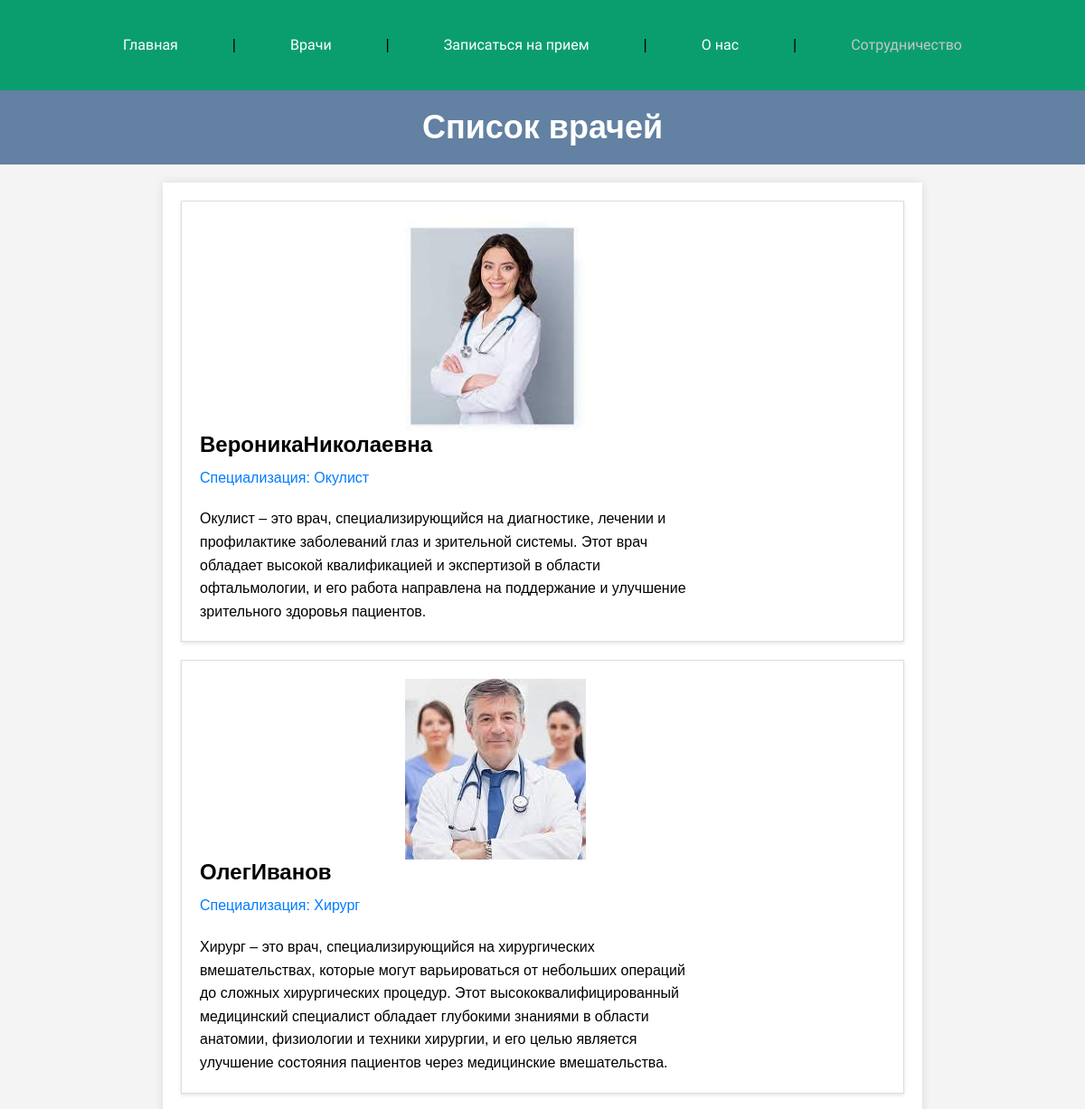
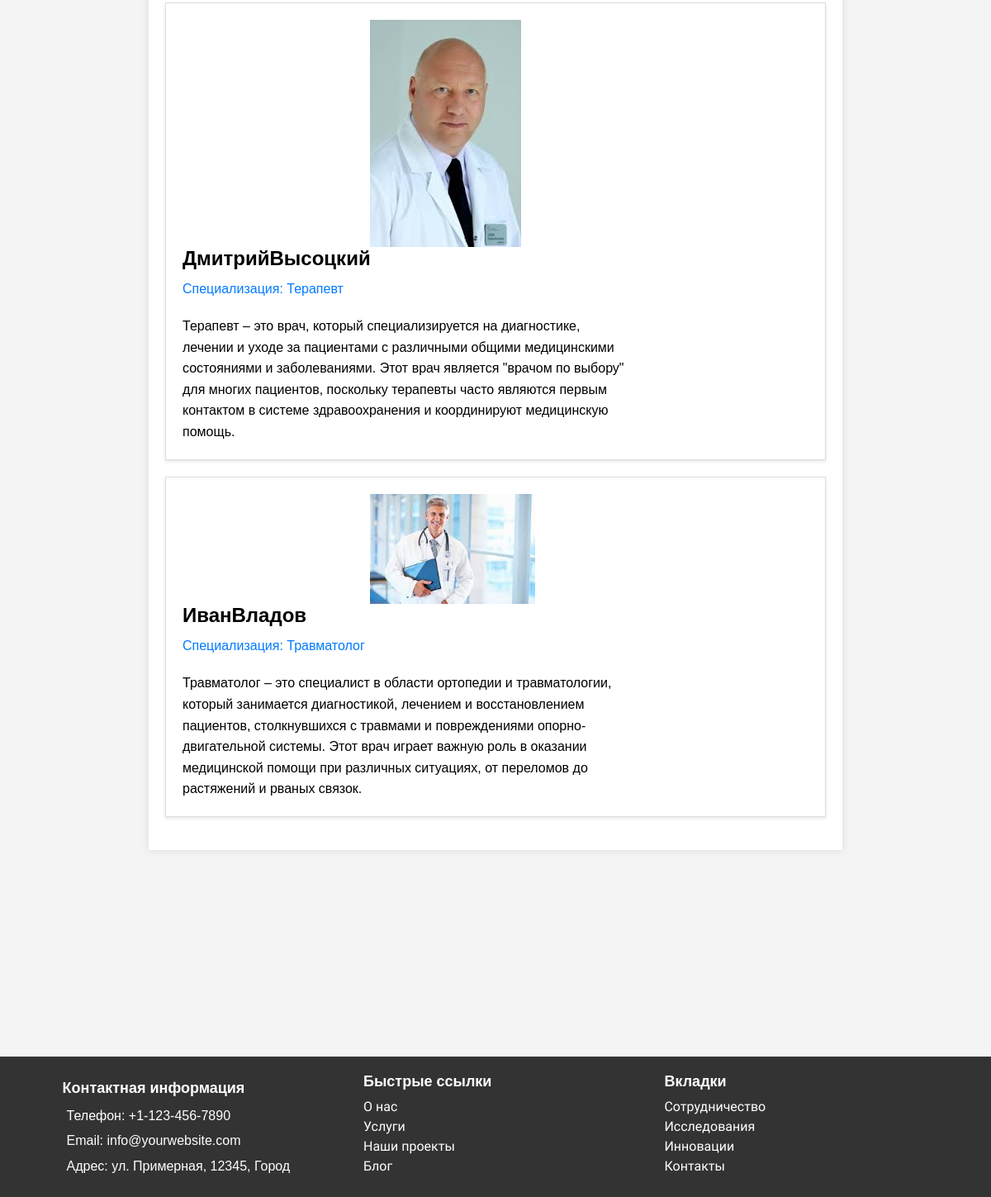
The page /doctor_list/ on the database its author committed (2 pictures, top to bottom).
### App/models.py (models this page shows, shortened)
class Doctors(models.Model):
    name = models.CharField(max_length=255)
    surname = models.CharField(max_length=255)
    specialization = models.ForeignKey(Specialization, on_delete=models.CASCADE)
    img = models.ImageField()
    info = models.TextField()
    class Meta:
            verbose_name = 'Доктор'
            verbose_name_plural = 'Доктора'

class Specialization(models.Model):
    specialization = models.CharField(max_length=255)
    class Meta:
        verbose_name = 'Специализация'
        verbose_name_plural = 'Специализации'
    def __str__(self):
        return self.specialization

### App/views.py (the view)
# urls.py: path('doctor_list/', DoctorListView.as_view(), name='doctor_list'),
class DoctorListView(View):
    def get(self, request):
        doctors = Doctors.objects.all()
        return render(request, 'App/doctor_list.html', context={
            'doctors':doctors
        })

### App/templates/App/doctor_list.html (shortened to what this page needs)
{% extends './index.html' %}
{% load static %}
{% block content %}
<header>
    <h1>Список врачей</h1>
</header>
<div class="container">
    {% for doctor in doctors %}
    <div class="doctor-card">
        <div class="img-control">
            <img src="{{ doctor.img.url }}" alt="{{ doctor.name }}" class="doctor-photo">
        </div>
        <div class="doctor-info">
            <h2 class="doctor-name">{{ doctor.name }}{{ doctor.surname }}</h2>
            <p class="doctor-specialization">Специализация: {{ doctor.specialization }}</p>
            <p class="doctor-history">
                {{ doctor.info }}
            </p>
        </div>
    </div>
    {% endfor %}
</div>
{% endblock %}

### App/templates/App/index.html (shortened to what this page needs)
{% load static %}
<!DOCTYPE html>
<html lang="en">
<head>
    <link rel="stylesheet" type="text/css" href={% static "css/style.css" %}>
</head>
<body>
    <header class="header">
        <div id="navigation">
            <a class="header_button" href="{% url 'main' %}">
                <p>Главная</p>
            </a>
            |
            <a class="header_button" href="{% url 'doctor_list' %}">
                <p>Врачи</p>
            </a>
            |
            <a class="header_button" href="{% url 'choose_type' %}">
                <p>Записаться на прием</p>
            </a>
            |
            <a class="header_button" href="{% url 'us' %}">
                <p>О нас</p>
            </a>
            |
            <a class="header_button" disabled id="gray" href="#">
                <p>Сотрудничество</p>
            </a>
    </div>
    </header>
{% block content %}
{% endblock %}
<footer>
    <div class="contact-info">
        <h4>Контактная информация</h4>
        <p> Телефон: +1-123-456-7890</p>
        <p> Email: info@yourwebsite.com</p>
        <p> Адрес: ул. Примерная, 12345, Город</p>
    </div>
    <div class="quick-links">
        <h4>Быстрые ссылки</h4>
        <ul>
            <li><a href="#">О нас</a></li>
            <li><a href="#">Услуги</a></li>
            <li><a href="#">Наши проекты</a></li>
            <li><a href="#">Блог</a></li>
        </ul>
    </div>
    <div class="smart-tabs">
        <h4>Вкладки</h4>
        <ul>
            <li><a href="#">Сотрудничество</a></li>
            <li><a href="#">Исследования</a></li>
            <li><a href="#">Инновации</a></li>
            <li><a href="#">Контакты</a></li>
        </ul>
    </div>
</footer>
</body>

### static/css/style.css (style rules this page uses)
* { margin: 0; padding: 0; }
#gray { color: rgb(198, 198, 198) }
#navigation { background-color: rgb(10, 158, 111); display: flex; justify-content: center; gap:60px; height: 100px; width: 100%; align-items: center; }
a { font-family: 'Nanum Gothic', sans-serif; color: white; font-size: 20px; text-decoration: None; }
h1 { font-size: 24px; text-align: center; margin-bottom: 20px; }
body { font-family: Arial, sans-serif; background-color: #f4f4f4; margin: 0; padding: 0; }
h1 { background-color: #6381a2; color: white; padding: 20px; text-align: center; }
h1 { font-size: 36px; margin-bottom: 20px; }
.container { max-width: 800px; margin: 0 auto; margin-bottom: 250px; padding: 20px; background-color: #fff; box-shadow: 0 0 10px rgba(0, 0, 0, 0.1); }
h2 { font-size: 24px; margin-bottom: 20px; }
p { font-size: 16px; line-height: 1.6; }
.img-control { width: 40%; margin: auto; background-color: red; }
.doctor-card { border: 1px solid #ddd; padding: 20px; margin-bottom: 20px; background-color: #fff; box-shadow: 0 2px 4px rgba(0, 0, 0, 0.1); }
.doctor-photo { max-width: 200px; margin-right: 20px; float: left; }
.doctor-info { float: left; width: calc(100% - 220px); }
.doctor-name { font-size: 24px; margin: 0; }
.doctor-specialization { color: #007BFF; margin-top: 10px; }
.doctor-history { font-size: 16px; margin-top: 20px; }
footer { background-color: #333; color: #fff; padding: 20px 0; text-align: center; }
.contact-info { width: 30%; text-align: left; display: inline-block; padding-left: 20px; box-sizing: border-box; }
.contact-info h4 { font-size: 18px; margin-bottom: 10px; }
.contact-info p { font-size: 16px; margin: 5px 0; }
.quick-links { width: 30%; text-align: left; display: inline-block; padding-left: 20px; box-sizing: border-box; }
.quick-links h4 { font-size: 18px; margin-bottom: 10px; }
.quick-links ul { list-style: none; padding: 0; }
.quick-links li { margin-bottom: 5px; }
.quick-links a { color: #fff; text-decoration: none; font-size: 16px; }
.smart-tabs { width: 30%; text-align: left; display: inline-block; padding-left: 20px; box-sizing: border-box; }
.smart-tabs h4 { font-size: 18px; margin-bottom: 10px; }
.smart-tabs ul { list-style: none; padding: 0; }
.smart-tabs li { margin-bottom: 5px; }
.smart-tabs a { color: #fff; text-decoration: none; font-size: 16px; }

### rows shown on the page
Doctors: img (picture), name "Вероника", surname "Николаевна", specialization "Окулист", info "Окулист – это врач, специализирующийся на диагностике, лечении и профилактике заболеваний глаз и зрительной системы. Этот врач обладает высокой квалификацией и экспертизой в области офтальмологии, и его работа направлена на поддержание и улучшение зрительного здоровья пациентов."
Doctors: img (picture), name "Олег", surname "Иванов", specialization "Хирург", info "Хирург – это врач, специализирующийся на хирургических вмешательствах, которые могут варьироваться от небольших операций до сложных хирургических процедур. Этот высококвалифицированный медицинский специалист обладает глубокими знаниями в области анатомии, физиологии и техники хирургии, и его целью является улучшение состояния пациентов через медицинские вмешательства."
Doctors: img (picture), name "Дмитрий", surname "Высоцкий", specialization "Терапевт", info "Терапевт – это врач, который специализируется на диагностике, лечении и уходе за пациентами с различными общими медицинскими состояниями и заболеваниями. Этот врач является \"врачом по выбору\" для многих пациентов, поскольку терапевты часто являются первым контактом в системе здравоохранения и координируют медицинскую помощь."
Doctors: img (picture), name "Иван", surname "Владов", specialization "Травматолог", info "Травматолог – это специалист в области ортопедии и травматологии, который занимается диагностикой, лечением и восстановлением пациентов, столкнувшихся с травмами и повреждениями опорно-двигательной системы. Этот врач играет важную роль в оказании медицинской помощи при различных ситуациях, от переломов до растяжений и рваных связок."
